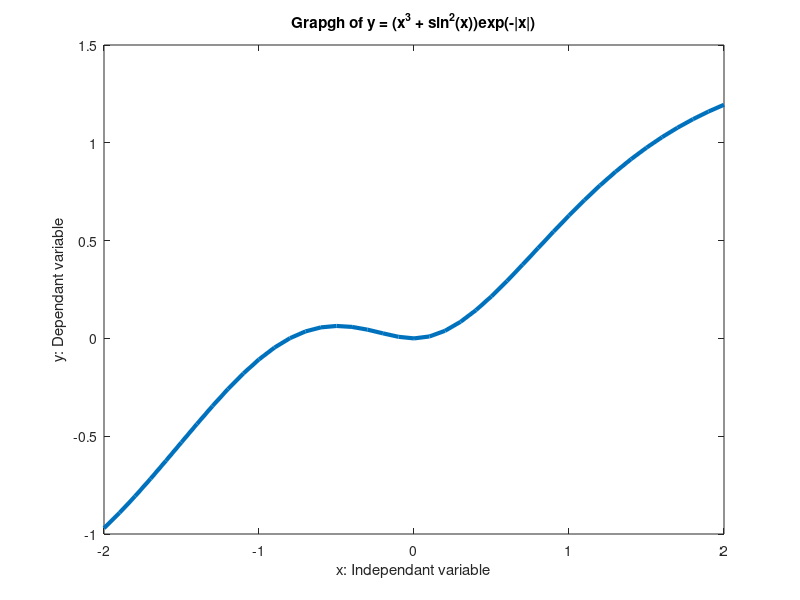
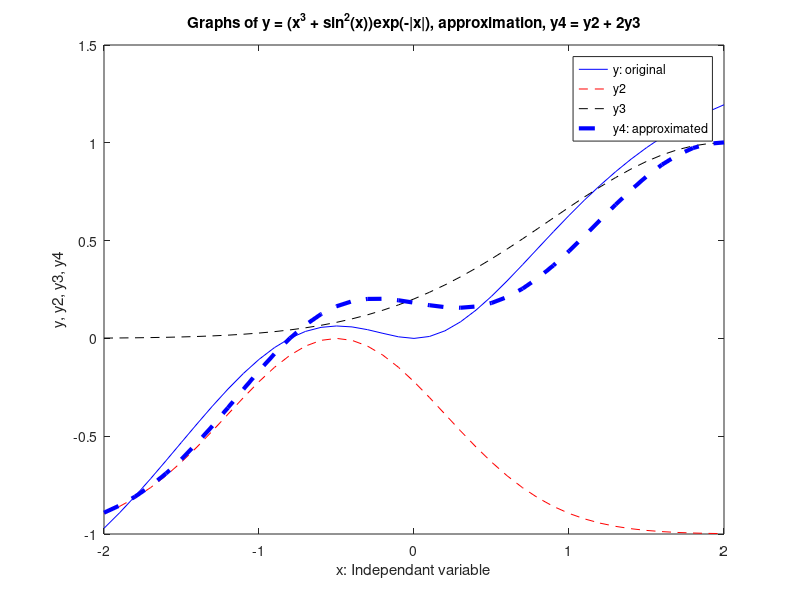

Recreate these plots in MATLAB, in order.
x = [-2:0.1:2];
y = (x.^3 + (sin(x)).^2).*exp(-abs(x));
figure(1)
plot(x,y,'linewidth',3);
xlabel('x: Independant variable');
ylabel('y: Dependant variable');
title('Grapgh of y = (x^3 + sin^2(x))exp(-|x|)');
axis([-2 2 -1 1.5]);

y2 = (exp(-(x+0.5).^2) - 1);
y3 = exp(-0.4*(x-2).^2);
y4 = y2 + 2*y3;
figure(2)
plot(x,y,'b-',x,y2,'r--',x,y3,'k--',x,y4,'b--','linewidth',3);
legend('y: original', 'y2', 'y3', 'y4: approximated');
xlabel('x: Independant variable');
ylabel('y, y2, y3, y4');
title('Graphs of y = (x^3 + sin^2(x))exp(-|x|), approximation, y4 = y2 + 2y3');
axis([-2 2 -1 1.5]);
